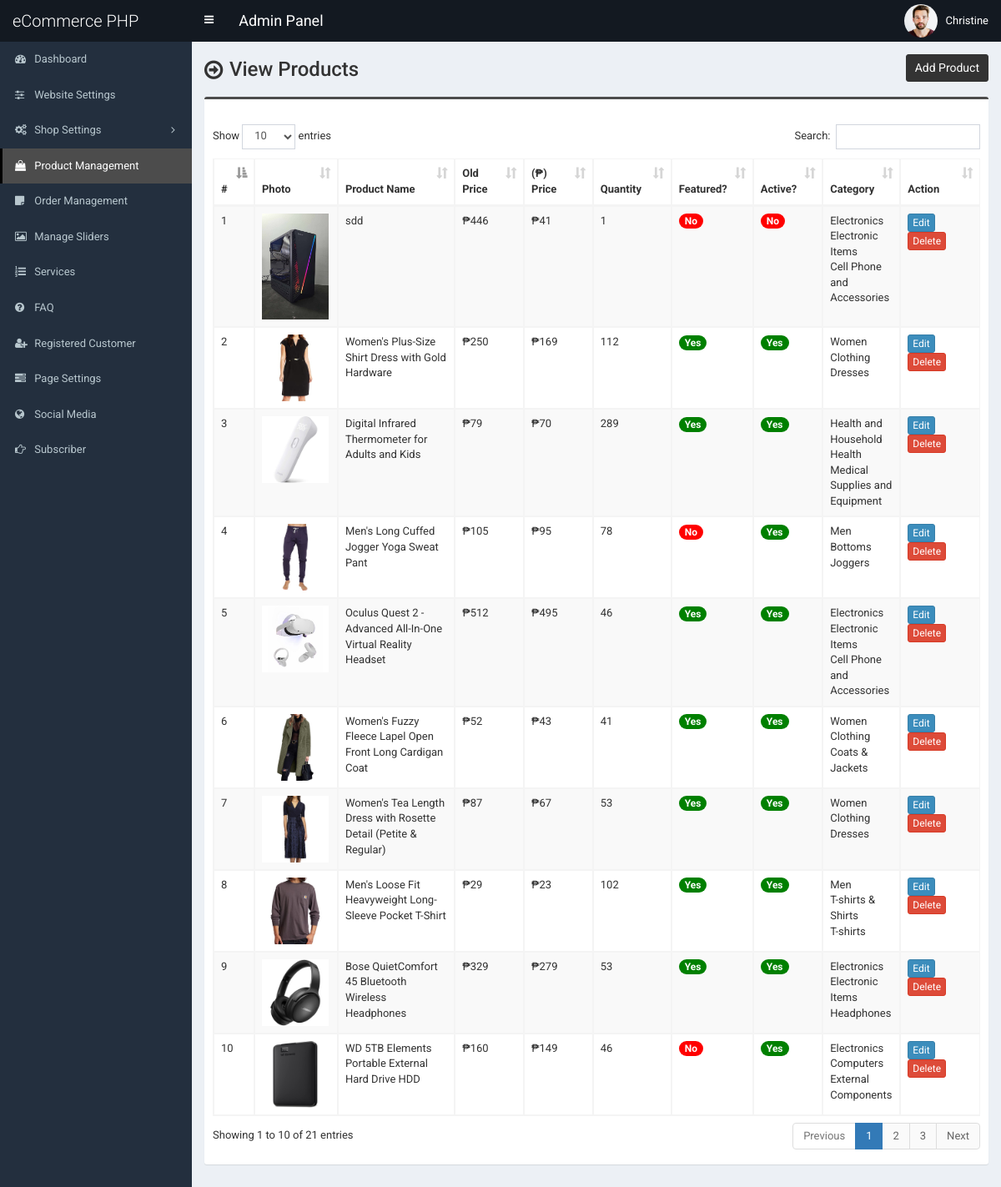
Screenshot of /admin/product.php (signed in) with the database file from the repository.
### tables this page shows
CREATE TABLE `tbl_product` (
  `p_id` int(11) NOT NULL,
  `p_name` varchar(255) NOT NULL,
  `p_old_price` varchar(10) NOT NULL,
  `p_current_price` varchar(10) NOT NULL,
  `p_qty` int(10) NOT NULL,
  `p_featured_photo` varchar(255) NOT NULL,
  `p_description` text NOT NULL,
  `p_short_description` text NOT NULL,
  `p_feature` text NOT NULL,
  `p_condition` text NOT NULL,
  `p_return_policy` text NOT NULL,
  `p_total_view` int(11) NOT NULL,
  `p_is_featured` int(1) NOT NULL,
  `p_is_active` int(1) NOT NULL,
  `ecat_id` int(11) NOT NULL
);

CREATE TABLE `tbl_top_category` (
  `tcat_id` int(11) NOT NULL,
  `tcat_name` varchar(255) NOT NULL,
  `show_on_menu` int(1) NOT NULL
);

CREATE TABLE `tbl_mid_category` (
  `mcat_id` int(11) NOT NULL,
  `mcat_name` varchar(255) NOT NULL,
  `tcat_id` int(11) NOT NULL
);

CREATE TABLE `tbl_end_category` (
  `ecat_id` int(11) NOT NULL,
  `ecat_name` varchar(255) NOT NULL,
  `mcat_id` int(11) NOT NULL
);

### admin/product.php (the view, shortened to what this page needs)
<?php require_once('header.php'); ?>
<section class="content-header">
	<div class="content-header-left">
		<h1>View Products</h1>
	</div>
	<div class="content-header-right">
		<a href="product-add.php" class="btn btn-primary btn-sm">Add Product</a>
	</div>
</section>
<section class="content">
	<div class="row">
		<div class="col-md-12">
			<div class="box box-info">
				<div class="box-body table-responsive">
					<table id="example1" class="table table-bordered table-hover table-striped">
					<thead class="thead-dark">
							<tr>
								<th width="10">#</th>
								<th>Photo</th>
								<th width="160">Product Name</th>
								<th width="60">Old Price</th>
								<th width="60">(₱) Price</th>
								<th width="60">Quantity</th>
								<th>Featured?</th>
								<th>Active?</th>
								<th>Category</th>
								<th width="80">Action</th>
							</tr>
						</thead>
						<tbody>
							<?php
							$i=0;
							$statement = $pdo->prepare("SELECT
														t1.p_id,
														t1.p_name,
														t1.p_old_price,
														t1.p_current_price,
														t1.p_qty,
														t1.p_featured_photo,
														t1.p_is_featured,
														t1.p_is_active,
														t1.ecat_id,
														t2.ecat_id,
														t2.ecat_name,
														t3.mcat_id,
														t3.mcat_name,
														t4.tcat_id,
														t4.tcat_name
							                           	FROM tbl_product t1
							                           	JOIN tbl_end_category t2
							                           	ON t1.ecat_id = t2.ecat_id
							                           	JOIN tbl_mid_category t3
							                           	ON t2.mcat_id = t3.mcat_id
							                           	JOIN tbl_top_category t4
							                           	ON t3.tcat_id = t4.tcat_id
							                           	ORDER BY t1.p_id DESC
							                           	");
							$statement->execute();
							$result = $statement->fetchAll(PDO::FETCH_ASSOC);
							foreach ($result as $row) {
								$i++;
								?>
								<tr>
									<td><?php echo $i; ?></td>
									<td style="width:82px;"><img src="../assets/uploads/<?php echo $row['p_featured_photo']; ?>" alt="<?php echo $row['p_name']; ?>" style="width:80px;"></td>
									<td><?php echo $row['p_name']; ?></td>
									<td>₱<?php echo $row['p_old_price']; ?></td>
									<td>₱<?php echo $row['p_current_price']; ?></td>
									<td><?php echo $row['p_qty']; ?></td>
									<td>
										<?php if($row['p_is_featured'] == 1) {echo '<span class="badge badge-success" style="background-color:green;">Yes</span>';} else {echo '<span class="badge badge-success" style="background-color:red;">No</span>';} ?>
									</td>
									<td>
										<?php if($row['p_is_active'] == 1) {echo '<span class="badge badge-success" style="background-color:green;">Yes</span>';} else {echo '<span class="badge badge-danger" style="background-color:red;">No</span>';} ?>
									</td>
									<td><?php echo $row['tcat_name']; ?><br><?php echo $row['mcat_name']; ?><br><?php echo $row['ecat_name']; ?></td>
									<td>
										<a href="product-edit.php?id=<?php echo $row['p_id']; ?>" class="btn btn-primary btn-xs">Edit</a>
										<a href="#" class="btn btn-danger btn-xs" data-href="product-delete.php?id=<?php echo $row['p_id']; ?>" data-toggle="modal" data-target="#confirm-delete">Delete</a>
									</td>
								</tr>
								<?php
							}
							?>
						</tbody>
					</table>
				</div>
			</div>
		</div>
	</div>
</section>
<?php require_once('footer.php'); ?>

### admin/header.php (shortened to what this page needs)
<!DOCTYPE html>
<html>
<head>
	<link rel="stylesheet" href="css/bootstrap.min.css">
	<link rel="stylesheet" href="css/font-awesome.min.css">
	<link rel="stylesheet" href="css/ionicons.min.css">
	<link rel="stylesheet" href="css/datepicker3.css">
	<link rel="stylesheet" href="css/all.css">
	<link rel="stylesheet" href="css/select2.min.css">
	<link rel="stylesheet" href="css/dataTables.bootstrap.css">
	<link rel="stylesheet" href="css/jquery.fancybox.css">
	<link rel="stylesheet" href="css/AdminLTE.min.css">
	<link rel="stylesheet" href="css/_all-skins.min.css">
	<link rel="stylesheet" href="css/on-off-switch.css"/>
	<link rel="stylesheet" href="css/summernote.css">
	<link rel="stylesheet" href="style.css">
</head>
<body class="hold-transition fixed skin-blue sidebar-mini">
	<div class="wrapper">
		<header class="main-header">
			<a href="index.php" class="logo">
				<span class="logo-lg">eCommerce PHP</span>
			</a>
			<nav class="navbar navbar-static-top">
				<a href="#" class="sidebar-toggle" data-toggle="offcanvas" role="button">
				</a>
				<span style="float:left;line-height:50px;color:#fff;padding-left:15px;font-size:18px;">Admin Panel</span>
				<div class="navbar-custom-menu">
					<ul class="nav navbar-nav">
						<li class="dropdown user user-menu">
							<a href="#" class="dropdown-toggle" data-toggle="dropdown">
								<img src="../assets/uploads/<?php echo $_SESSION['user']['photo']; ?>" class="user-image" alt="User Image">
								<span class="hidden-xs"><?php echo $_SESSION['user']['full_name']; ?></span>
							</a>
						</li>
					</ul>
				</div>
			</nav>
		</header>
  		<?php $cur_page = substr($_SERVER["SCRIPT_NAME"],strrpos($_SERVER["SCRIPT_NAME"],"/")+1); ?>
  		<aside class="main-sidebar">
    		<section class="sidebar">
      			<ul class="sidebar-menu">
			        <li class="treeview <?php if($cur_page == 'index.php') {echo 'active';} ?>">
			          <a href="index.php">
			            <i class="fa fa-dashboard"></i> <span>Dashboard</span>
			          </a>
			        </li>
			        <li class="treeview <?php if( ($cur_page == 'settings.php') ) {echo 'active';} ?>">
			          <a href="settings.php">
			            <i class="fa fa-sliders"></i> <span>Website Settings</span>
			          </a>
			        </li>
                    <li class="treeview <?php if( ($cur_page == 'size.php') || ($cur_page == 'size-add.php') || ($cur_page == 'size-edit.php') || ($cur_page == 'color.php') || ($cur_page == 'color-add.php') || ($cur_page == 'color-edit.php') || ($cur_page == 'country.php') || ($cur_page == 'country-add.php') || ($cur_page == 'country-edit.php') || ($cur_page == 'shipping-cost.php') || ($cur_page == 'shipping-cost-edit.php') || ($cur_page == 'top-category.php') || ($cur_page == 'top-category-add.php') || ($cur_page == 'top-category-edit.php') || ($cur_page == 'mid-category.php') || ($cur_page == 'mid-category-add.php') || ($cur_page == 'mid-category-edit.php') || ($cur_page == 'end-category.php') || ($cur_page == 'end-category-add.php') || ($cur_page == 'end-category-edit.php') ) {echo 'active';} ?>">
                        <a href="#">
                            <i class="fa fa-cogs"></i>
                            <span>Shop Settings</span>
                            <span class="pull-right-container">
								<i class="fa fa-angle-left pull-right"></i>
							</span>
                        </a>
                    </li>
                    <li class="treeview <?php if( ($cur_page == 'product.php') || ($cur_page == 'product-add.php') || ($cur_page == 'product-edit.php') ) {echo 'active';} ?>">
                        <a href="product.php">
                            <i class="fa fa-shopping-bag"></i> <span>Product Management</span>
                        </a>
                    </li>
                    <li class="treeview <?php if( ($cur_page == 'order.php') ) {echo 'active';} ?>">
                        <a href="order.php">
                            <i class="fa fa-sticky-note"></i> <span>Order Management</span>
                        </a>
                    </li>
                     <li class="treeview <?php if( ($cur_page == 'slider.php') ) {echo 'active';} ?>">
			          <a href="slider.php">
			            <i class="fa fa-picture-o"></i> <span>Manage Sliders</span>
			          </a>
			        </li>
			        <li class="treeview <?php if( ($cur_page == 'service.php') ) {echo 'active';} ?>">
			          <a href="service.php">
			            <i class="fa fa-list-ol"></i> <span>Services</span>
			          </a>
			        </li>
			      			        <li class="treeview <?php if( ($cur_page == 'faq.php') ) {echo 'active';} ?>">
			          <a href="faq.php">
			            <i class="fa fa-question-circle"></i> <span>FAQ</span>
			          </a>
			        </li>
						<li class="treeview <?php if( ($cur_page == 'customer.php') || ($cur_page == 'customer-add.php') || ($cur_page == 'customer-edit.php') ) {echo 'active';} ?>">
			          <a href="customer.php">
			            <i class="fa fa-user-plus"></i> <span>Registered Customer</span>
			          </a>
			        </li>
			        <li class="treeview <?php if( ($cur_page == 'page.php') ) {echo 'active';} ?>">
			          <a href="page.php">
			            <i class="fa fa-tasks"></i> <span>Page Settings</span>
			          </a>
			        </li>
			        <li class="treeview <?php if( ($cur_page == 'social-media.php') ) {echo 'active';} ?>">
			          <a href="social-media.php">
			            <i class="fa fa-globe"></i> <span>Social Media</span>
			          </a>
			        </li>
			        <li class="treeview <?php if( ($cur_page == 'subscriber.php')||($cur_page == 'subscriber.php') ) {echo 'active';} ?>">
			          <a href="subscriber.php">
			            <i class="fa fa-hand-o-right"></i> <span>Subscriber</span>
			          </a>
			        </li>
      			</ul>
    		</section>
  		</aside>
  		<div class="content-wrapper">

### admin/footer.php (shortened to what this page needs)
		</div>
	</div>
</body>
</html>

### admin/style.css (style rules this page uses)
body { font-size: 13px; font-family: "Roboto", sans-serif; }
.navbar-nav > .user-menu .user-image { width: 40px; height: 40px; margin-top: -10px; }
.content-header > h1, .content-header .content-header-left h1 { font-family: "Roboto", sans-serif; }
.main-header .logo { text-align: left; }
.main-header .logo .logo-lg { font-family: "Roboto", sans-serif; }
.box-info { padding-top: 20px; }
.sidebar-menu li > a > .pull-right-container > .fa-angle-left:before { content: "\f105"; }
.content-header { overflow: hidden; }
.content-header .content-header-left { float: left; padding-top: 5px; }
.content-header .content-header-right { float: right; }
.content-header .content-header-left h1 { margin-top: 0; margin-bottom: 0; padding-left: 30px; padding-bottom: 5px; font-size: 24px; position: relative; }
.content-header .content-header-left h1:before { position: absolute; top: 0; left: 0; font-family: "FontAwesome", sans-serif; font-size: 26px; content: "\f18e"; }
.content-header .content-header-right a { position: relative; font-size: 14px; }
.skin-blue .sidebar-menu > li:hover > a, .skin-blue .sidebar-menu > li.active > a { color: #fff; background: #3c8dbc; border-left-color: #3c8dbc; }
.skin-blue .main-header .logo, .skin-blue .main-header .logo:hover, .skin-blue .main-header .navbar, .skin-blue .main-header .navbar .sidebar-toggle:hover { background-color: #131921; }
.skin-blue .sidebar-menu > li:hover > a, .skin-blue .sidebar-menu > li.active > a { background-color: #4c4c4c; border-left-color: #000000; }
.box.box-info { border-top-color: #4c4c4c; }
.content-header .content-header-right a { background-color: #333333; border-color: #333333; }

### rows the page displays
tbl_product: p_featured_photo (picture), p_name "sdd", p_old_price "446", p_current_price "41", p_qty "1", p_is_featured "No", p_is_active "No", tbl_top_category.tcat_name "Electronics", tbl_mid_category.mcat_name "Electronic Items", ecat.ecat_name "Cell Phone and Accessories"
tbl_product: p_featured_photo (picture), p_name "Women's Plus-Size Shirt Dress with Gold Hardware", p_old_price "250", p_current_price "169", p_qty "112", p_is_featured "Yes", p_is_active "Yes", tbl_top_category.tcat_name "Women", tbl_mid_category.mcat_name "Clothing", ecat.ecat_name "Dresses"
tbl_product: p_featured_photo (picture), p_name "Digital Infrared Thermometer for Adults and Kids", p_old_price "79", p_current_price "70", p_qty "289", p_is_featured "Yes", p_is_active "Yes", tbl_top_category.tcat_name "Health and Household", tbl_mid_category.mcat_name "Health", ecat.ecat_name "Medical Supplies and Equipment"
tbl_product: p_featured_photo (picture), p_name "Men's Long Cuffed Jogger Yoga Sweat Pant", p_old_price "105", p_current_price "95", p_qty "78", p_is_featured "No", p_is_active "Yes", tbl_top_category.tcat_name "Men", tbl_mid_category.mcat_name "Bottoms", ecat.ecat_name "Joggers"
tbl_product: p_featured_photo (picture), p_name "Oculus Quest 2 - Advanced All-In-One Virtual Reality Headset", p_old_price "512", p_current_price "495", p_qty "46", p_is_featured "Yes", p_is_active "Yes", tbl_top_category.tcat_name "Electronics", tbl_mid_category.mcat_name "Electronic Items", ecat.ecat_name "Cell Phone and Accessories"
tbl_product: p_featured_photo (picture), p_name "Women's Fuzzy Fleece Lapel Open Front Long Cardigan Coat", p_old_price "52", p_current_price "43", p_qty "41", p_is_featured "Yes", p_is_active "Yes", tbl_top_category.tcat_name "Women", tbl_mid_category.mcat_name "Clothing", ecat.ecat_name "Coats & Jackets"
tbl_product: p_featured_photo (picture), p_name "Women's Tea Length Dress with Rosette Detail (Petite & Regular)", p_old_price "87", p_current_price "67", p_qty "53", p_is_featured "Yes", p_is_active "Yes", tbl_top_category.tcat_name "Women", tbl_mid_category.mcat_name "Clothing", ecat.ecat_name "Dresses"
tbl_product: p_featured_photo (picture), p_name "Men's Loose Fit Heavyweight Long-Sleeve Pocket T-Shirt", p_old_price "29", p_current_price "23", p_qty "102", p_is_featured "Yes", p_is_active "Yes", tbl_top_category.tcat_name "Men", tbl_mid_category.mcat_name "T-shirts & Shirts", ecat.ecat_name "T-shirts"
tbl_product: p_featured_photo (picture), p_name "Bose QuietComfort 45 Bluetooth Wireless Headphones", p_old_price "329", p_current_price "279", p_qty "53", p_is_featured "Yes", p_is_active "Yes", tbl_top_category.tcat_name "Electronics", tbl_mid_category.mcat_name "Electronic Items", ecat.ecat_name "Headphones"
tbl_product: p_featured_photo (picture), p_name "WD 5TB Elements Portable External Hard Drive HDD", p_old_price "160", p_current_price "149", p_qty "46", p_is_featured "No", p_is_active "Yes", tbl_top_category.tcat_name "Electronics", tbl_mid_category.mcat_name "Computers", ecat.ecat_name "External Components"

### other values shown
$_SESSION['user']['full_name'] "Christine"
